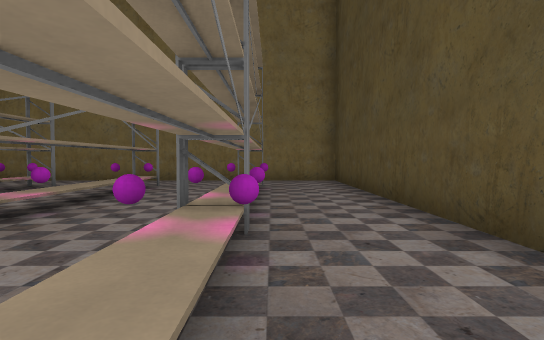
view 1 (above)

24 first-person views from a walk through a level from a Godot 3-D game. The camera is 1.3 m above the floor, tilts 2° down and sees 80° across. The floor is counted in squares, 2 m on a side. Each view is taken from the middle of a square. On the plan, view 1 faces up. The plan holds only what a view shows up to about 10 squares ahead; the rest is blank.

view 2
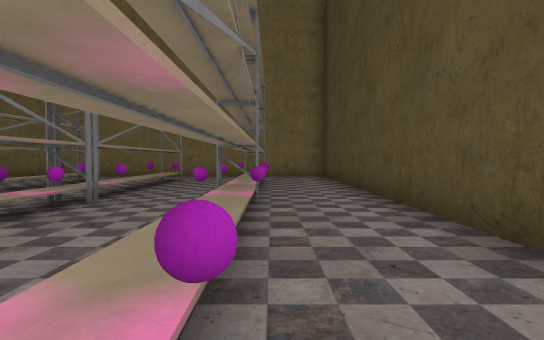

view 3
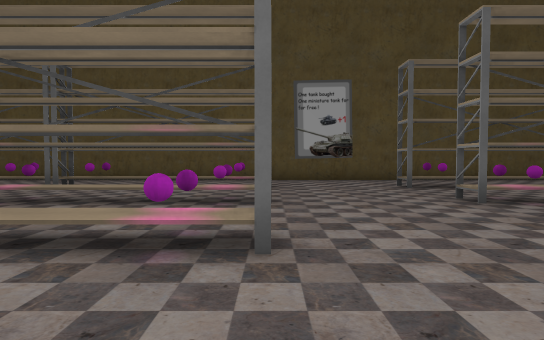

view 4
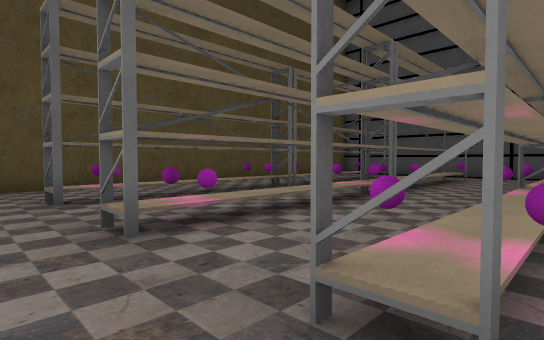

view 5
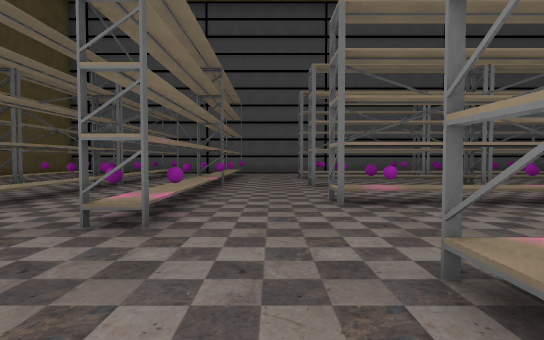

view 6
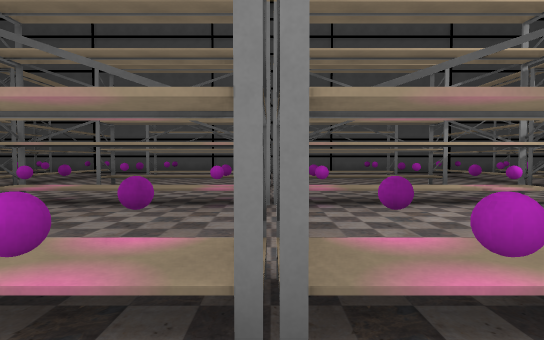

view 7
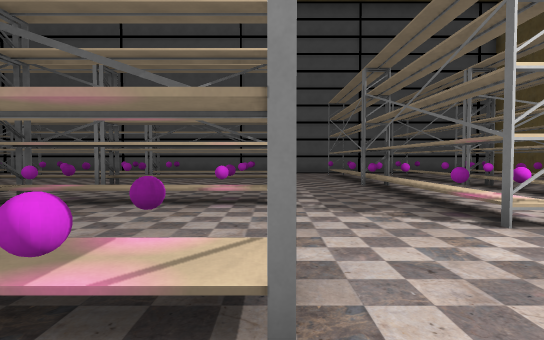

view 8
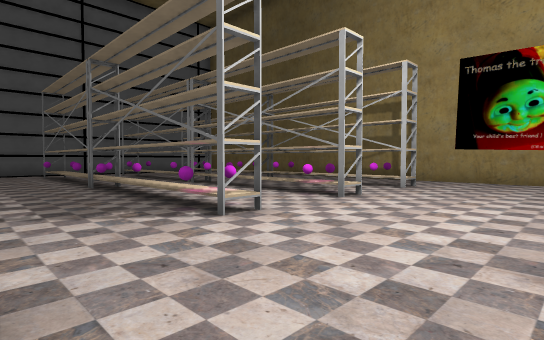

view 9
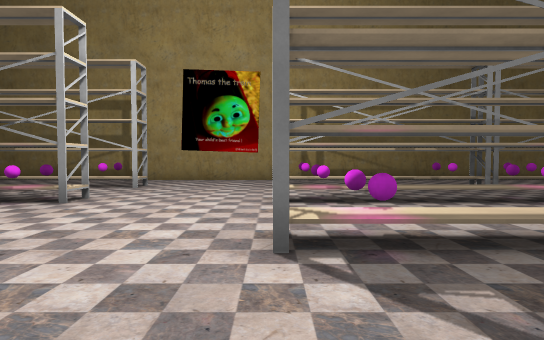

view 10
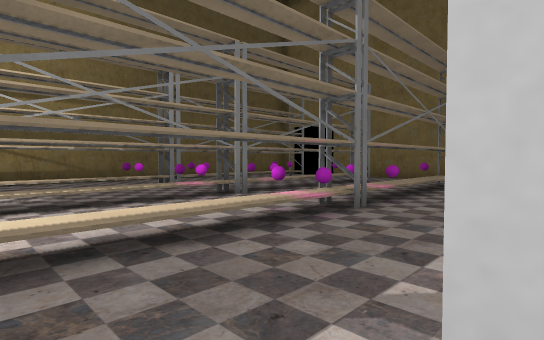

view 11
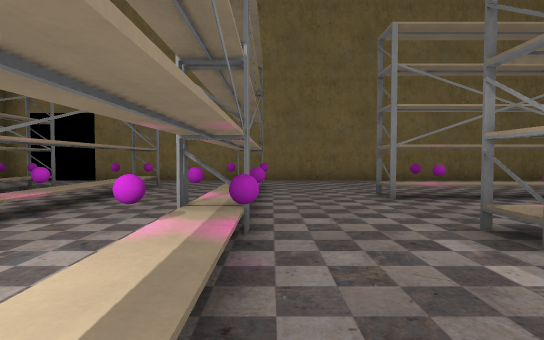

view 12
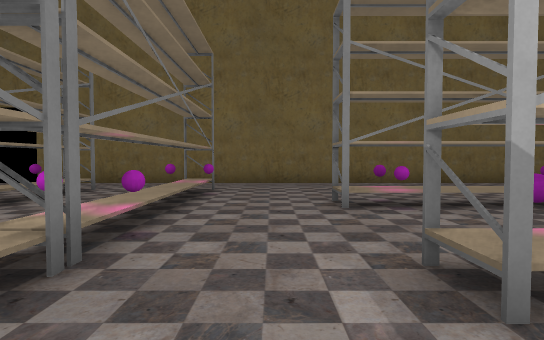

view 13
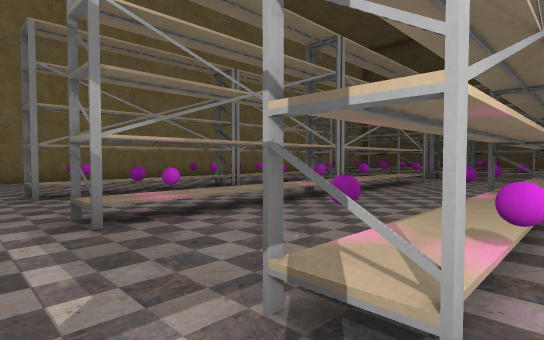

view 14
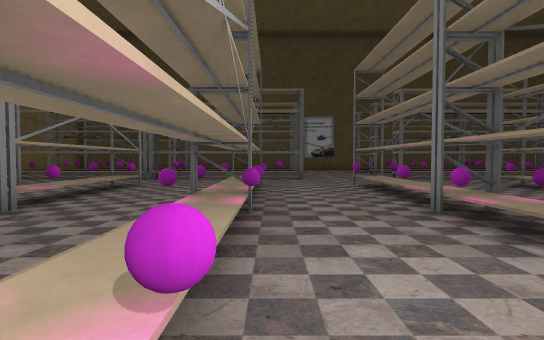

view 15
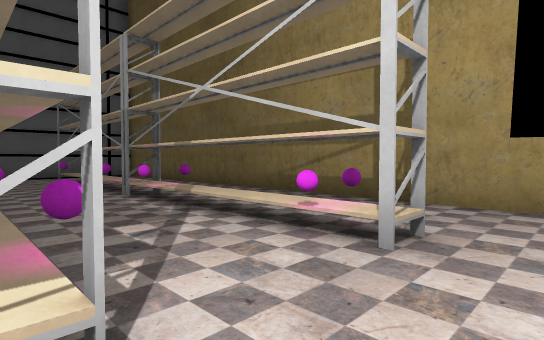

view 16
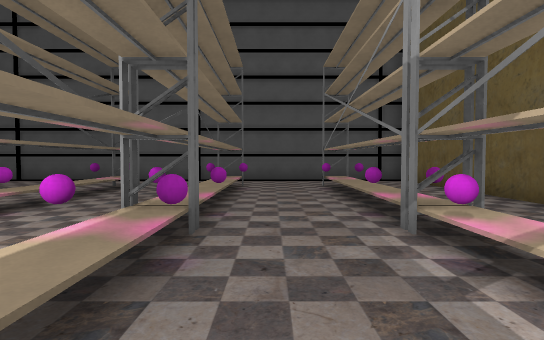

view 17
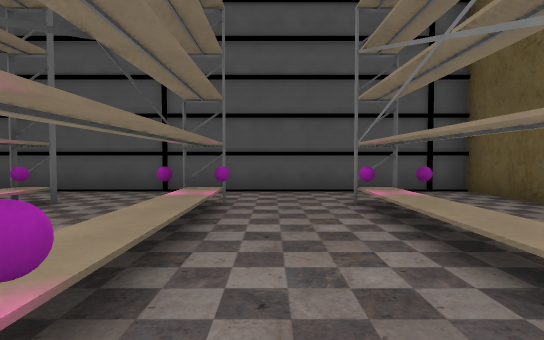

view 18
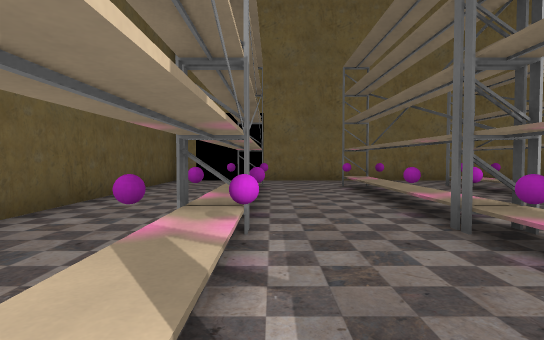

view 19
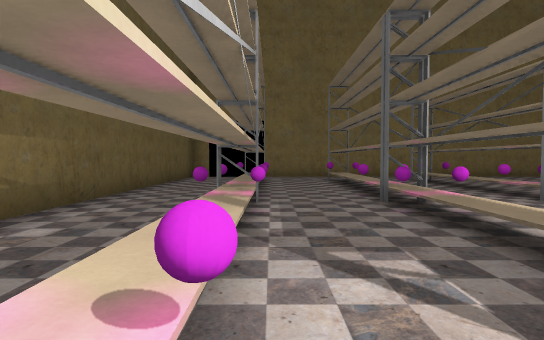

view 20
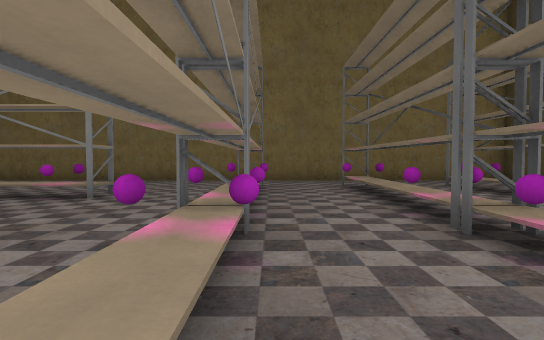

view 21
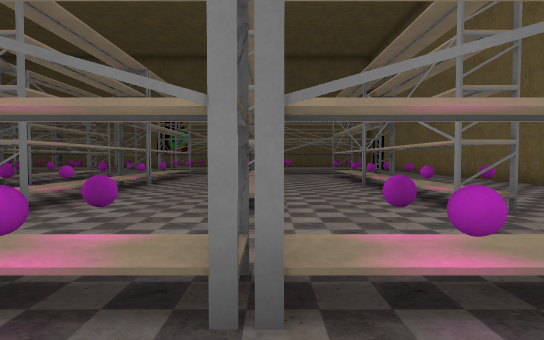

view 22
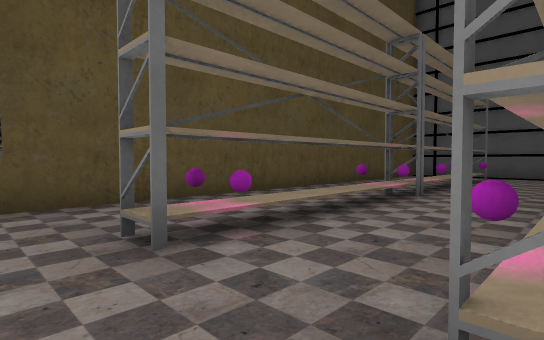

view 23
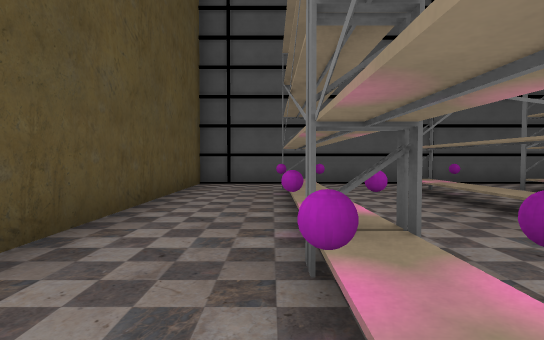

view 24
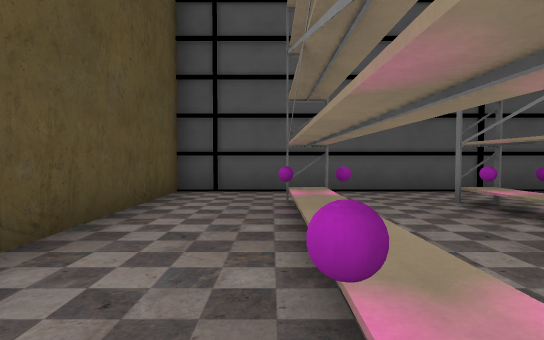

### Floor plan
Key: @ floor where view 1 was taken; # wall or solid block; . floor; T thing the floor can be seen under or through; R orb; O other object.
Columns run from 26 left of view 1 to 2 right of it. Each row starts with its distance up from view 1.
 10 #############################
  9 #................ ..........#
  8 #................ ..........#
  7 #.#O.T.TO...........#O.T.#O.#
  6 #.#..T.T..TTTTTTT##.#..T.#..#
  5 #.#..T.T...R.O.O.O..#..T.#..#
  4 #.#R.T.TR...........#R.T.#R.#
  3 #.T..T.T..#########.#..T.#..#
  2 #.TR.T.TR..R.O.O.O..#R.T.#R.#
  1 #.T..T.T............#..T.#..#
  0 #.T..T.T..#########.#..T.#@.#
 -1 #.TR.T.TR..R.R.O.R..#R.T.#R.#
 -2 #...........................#
 -3 #.........#########.........#
 -4 #..........R.R.R.O..........#
 -5 #...........................#
 -6 #.TR.T.#R..R.R.O.R..#R.T.TR.#
 -7 #.T..T.#..TTTTTTTTT.#..T.T..#
 -8 #.T..T.#............#..T.T..#
 -9 #.TR.T.#O..O.O.O.O..#O.T.TR.#
-10 #.T..T.#..TTTTTTTTT.#..T.T..#
-11 #.TR.T.#O...........#O.T.#R.#
-12 #.T..#.#............#..T.#..#
-13 #.T..#.#..          #..#.#..#
-14 #.#R.#.#O..         #..#.#R.#
-15 #...........        ........#
-16 #...........       .........#
-17 #############      ##########

Where each view was taken, in squares from view 1:
view 1: 0 up, 0 right, facing up
view 2: 2 down, 0 right, facing up
view 3: 2 down, 8 left, facing right
view 4: 4 down, 6 left, facing down-right
view 5: 2 down, 7 left, facing down
view 6: 2 down, 12 left, facing down
view 7: 2 down, 16 left, facing down
view 8: 2 down, 16 left, facing down-left
view 9: 2 down, 16 left, facing left
view 10: 1 down, 16 left, facing up-left
view 11: 0 up, 18 left, facing up
view 12: 1 up, 17 left, facing up
view 13: 1 down, 17 left, facing up-right
view 14: 1 down, 16 left, facing right
view 15: 4 down, 21 left, facing down-left
view 16: 7 down, 22 left, facing down
view 17: 10 down, 22 left, facing down
view 18: 0 up, 23 left, facing up
view 19: 2 down, 23 left, facing up
view 20: 0 up, 5 left, facing up
view 21: 3 up, 4 left, facing left
view 22: 4 down, 3 left, facing down-right
view 23: 8 down, 0 right, facing down
view 24: 10 down, 0 right, facing down
